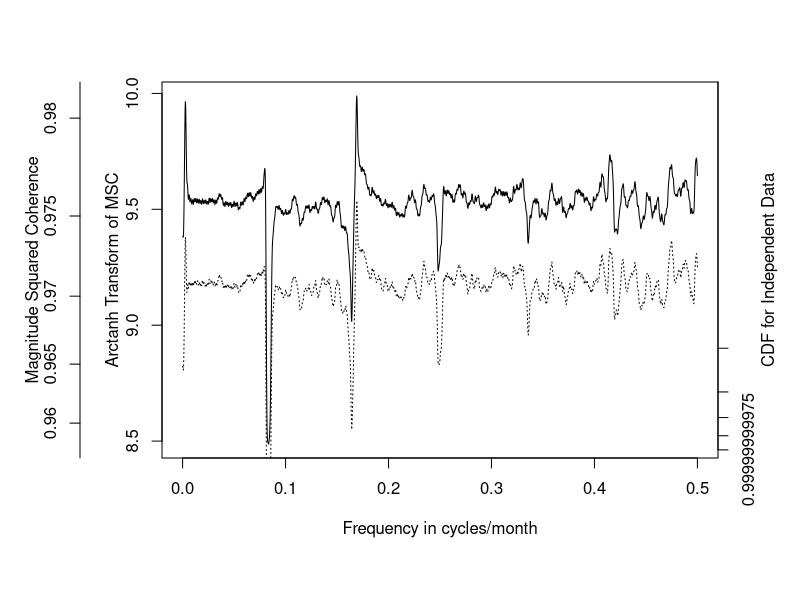
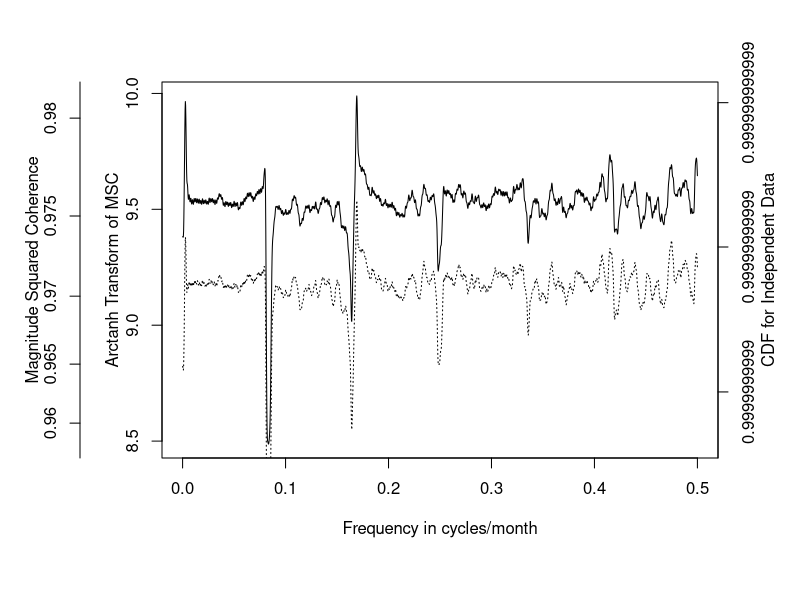

R code for these plots, in order:
library(multitaper)


### Name: mtm.coh
### Title: Compute and plot the multitaper magnitude-squared coherence.
### Aliases: mtm.coh
### Keywords: multitaper

### ** Examples

data(HadCRUTnh)
data(mlco2)
spec1 <- spec.mtm(HadCRUTnh, nw=5.0, k=8, plot=FALSE,
    returnInternals=TRUE, dtUnits="month", deltat=1.0)
spec2 <- spec.mtm(mlco2, nw=5.0, k=8, plot=FALSE, returnInternals=TRUE,
    dtUnits="month", deltat=1.0)
resCoh <- mtm.coh(spec1, spec2, plot=FALSE)
plot(resCoh)
plot(resCoh, cdfQuantilesTicks=1-10^(-(6:12)))
